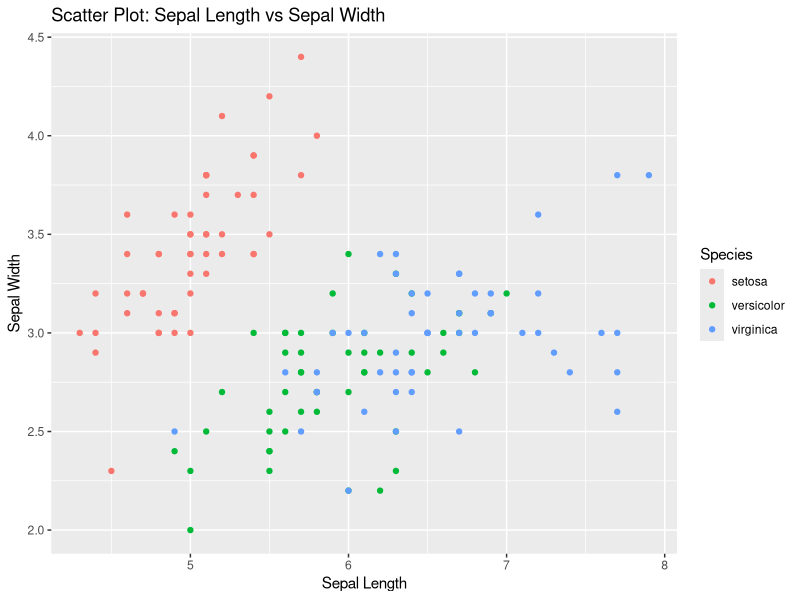
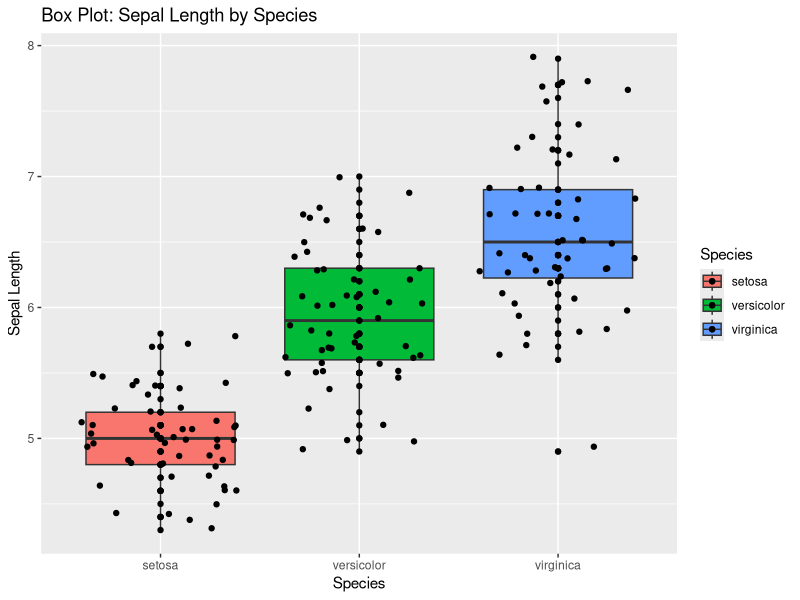
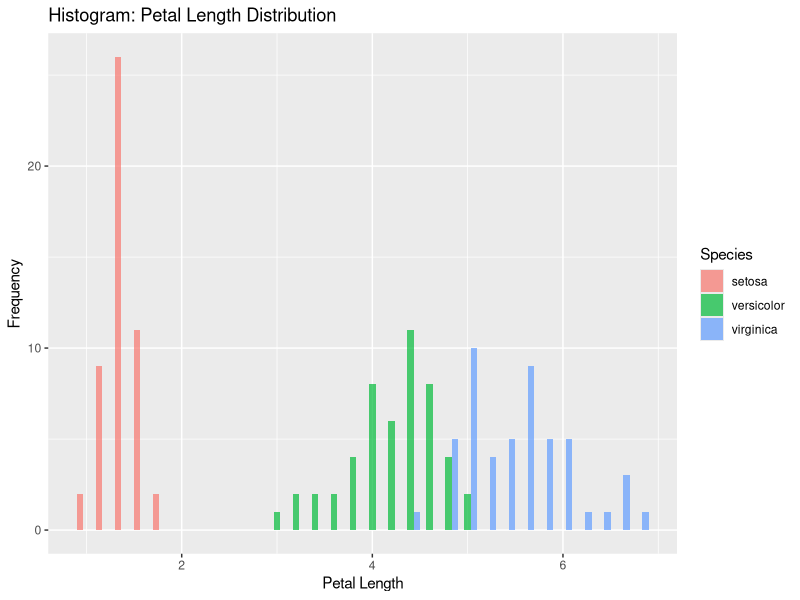
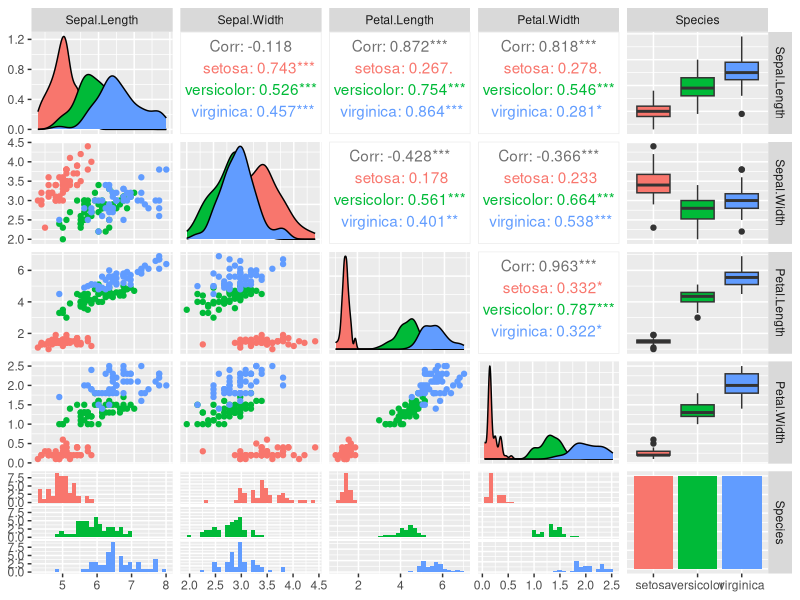
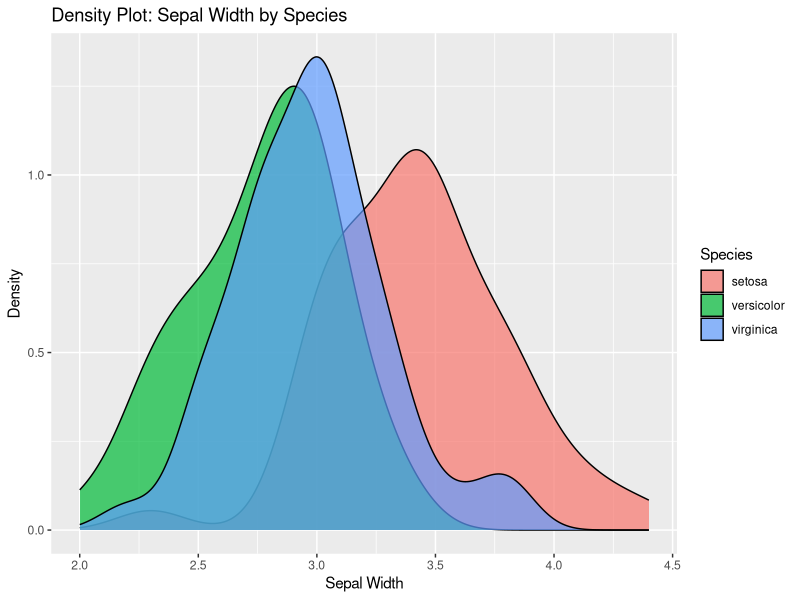
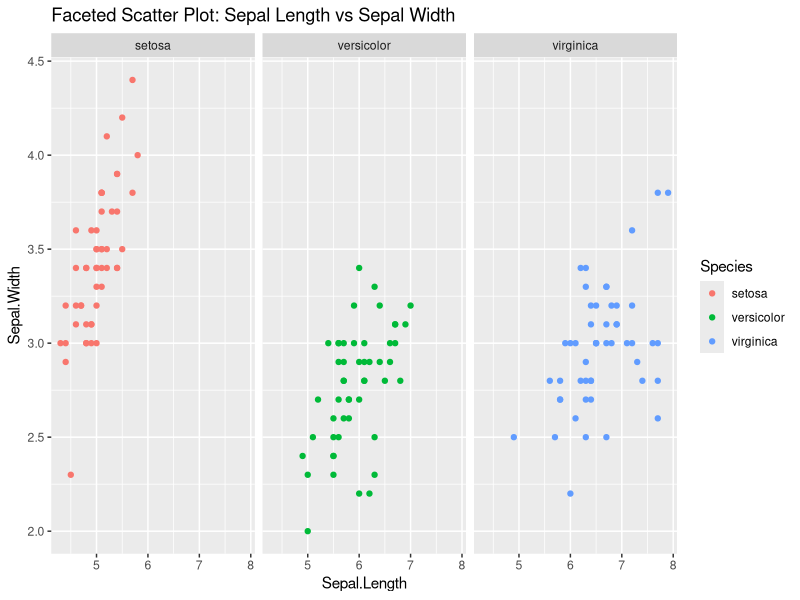
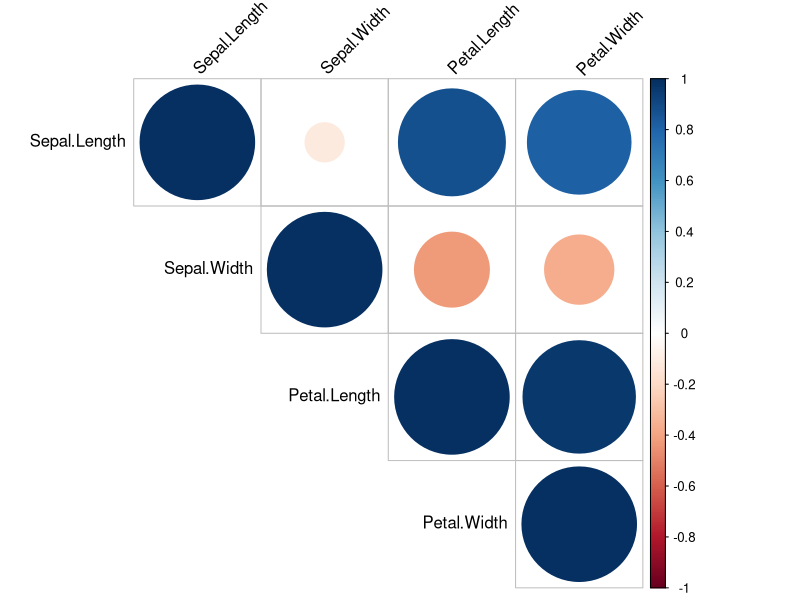

The R source for these figures, in order:
## ---- chunk 1
library(ggplot2)
data("iris")
head(iris)
str(iris)
## ---- chunk 2
summary(iris)

## ---- chunk 3
ggplot(iris, aes(x = Sepal.Length, y = Sepal.Width, color = Species)) +
  geom_point() +
  labs(title = "Scatter Plot: Sepal Length vs Sepal Width",
       x = "Sepal Length",
       y = "Sepal Width")
## ---- chunk 4
ggplot(iris, aes(x = Species, y = Sepal.Length, fill = Species)) +
  geom_boxplot() +
  geom_point()+
  geom_jitter()+
  labs(title = "Box Plot: Sepal Length by Species",
       x = "Species",
       y = "Sepal Length")
## ---- chunk 5
ggplot(iris, aes(x = Petal.Length, fill = Species)) +
  geom_histogram(binwidth = 0.2, alpha = 0.7, position = "dodge") +
  labs(title = "Histogram: Petal Length Distribution",
       x = "Petal Length",
       y = "Frequency")
## ---- chunk 6
library(GGally)
ggpairs(iris, aes(color = Species))
## ---- chunk 7
ggplot(iris, aes(x = Sepal.Width, fill = Species)) +
  geom_density(alpha = 0.7) +
  labs(title = "Density Plot: Sepal Width by Species",
       x = "Sepal Width",
       y = "Density")
## ---- chunk 8
ggplot(iris, aes(x = Sepal.Length, y = Sepal.Width)) +
  geom_point(aes(color = Species)) +
  facet_wrap(~ Species) +
  labs(title = "Faceted Scatter Plot: Sepal Length vs Sepal Width")
## ---- chunk 9
library(corrplot)
# Correlation matrix
cor_matrix <- cor(iris[, 1:4])
corrplot(cor_matrix, method = "circle", type = "upper", tl.col = "black", tl.srt = 45)
